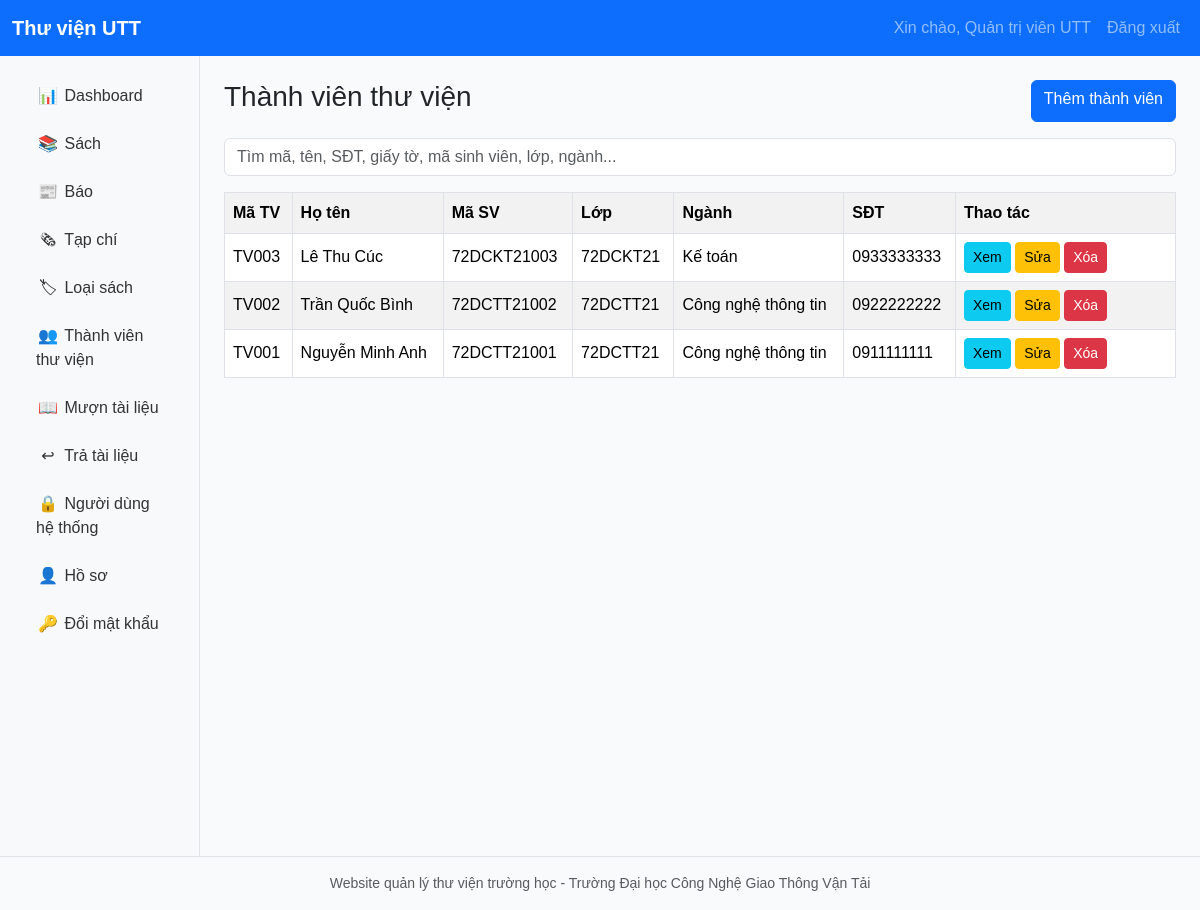
Screenshot of /members/index.php (signed in) with the database file from the repository.
### tables this page shows
CREATE TABLE members(id INT AUTO_INCREMENT PRIMARY KEY,member_code VARCHAR(50) NOT NULL UNIQUE,full_name VARCHAR(150) NOT NULL,student_code VARCHAR(50) NULL,class_name VARCHAR(100) NULL,major VARCHAR(150) NULL,phone VARCHAR(30) NULL,email VARCHAR(150) NULL,identity_number VARCHAR(50) NULL,address TEXT NULL,status ENUM('active','inactive') NOT NULL DEFAULT 'active',created_at TIMESTAMP DEFAULT CURRENT_TIMESTAMP,updated_at TIMESTAMP DEFAULT CURRENT_TIMESTAMP ON UPDATE CURRENT_TIMESTAMP);

### includes/functions.php (called while the page is built, shortened)
<?php
function e($v){ return htmlspecialchars((string)$v, ENT_QUOTES, 'UTF-8'); }

### includes/bootstrap.php (called while the page is built, shortened)
<?php
spl_autoload_register(function($class){
    $file = ROOT_PATH . '/' . str_replace('\\','/',$class) . '.php';
});
require_once __DIR__ . '/functions.php';

### config/database.php (called while the page is built)
<?php
return [
    'host' => 'localhost',
    'database' => 'library_management',
    'username' => 'root',
    'password' => '',
    'charset' => 'utf8mb4',
];

### app/Repositories/Database.php (called while the page is built, shortened)
<?php
class Database{ private static ?PDO $pdo=null; public static function connection():PDO{ if(self::$pdo===null){ $c=require ROOT_PATH.'/config/database.php'; $dsn="mysql:host={$c['host']};dbname={$c['database']};charset={$c['charset']}"; try{ self::$pdo=new PDO($dsn,$c['username'],$c['password'],[PDO::ATTR_ERRMODE=>PDO::ERRMODE_EXCEPTION,PDO::ATTR_DEFAULT_FETCH_MODE=>PDO::FETCH_ASSOC,PDO::ATTR_EMULATE_PREPARES=>false]); self::$pdo->exec('SET NAMES utf8mb4'); }catch(PDOException $e){ die('Không kết nối được database: '.$e->getMessage()); }} return self::$pdo; }}

### app/Services/MemberService.php (called while the page is built, shortened)
<?php
class MemberService{ private MemberRepository $repo; public function __construct(){ $this->repo=new MemberRepository(); } public function all($q=''){return $this->repo->all($q);} public function find($id){return $this->repo->find((int)$id);} public function save(array $d,?int $id=null):array{ $e=Validator::required($d,['member_code'=>'Mã thành viên','full_name'=>'Họ tên']); $e+=Validator::email($d,'email','Email'); if($e)return ['ok'=>false,'errors'=>$e]; $id?$this->repo->update($id,$d):$id=$this->repo->create($d); return ['ok'=>true,'data'=>$this->repo->find($id)]; } public function delete(int $id):array{ if($this->repo->unreturnedCount($id)>0)return ['ok'=>false,'message'=>'Không thể xóa vì thành viên đang có tài liệu chưa trả']; $this->repo->delete($id); return ['ok'=>true]; }}

### app/Repositories/BaseRepository.php (called while the page is built, shortened)
<?php
class BaseRepository{ protected PDO $db; public function __construct(){ $this->db=Database::connection(); } protected function fetchAll(string $sql,array $params=[]):array{ $s=$this->db->prepare($sql); $s->execute($params); return $s->fetchAll(); } protected function fetch(string $sql,array $params=[]):?array{ $s=$this->db->prepare($sql); $s->execute($params); $r=$s->fetch(); return $r?:null; } protected function execute(string $sql,array $params=[]):bool{ $s=$this->db->prepare($sql); return $s->execute($params); } protected function lastInsertId():int{ return (int)$this->db->lastInsertId(); }}

### app/Repositories/MemberRepository.php (called while the page is built)
<?php
namespace app\Repositories; class MemberRepository extends BaseRepository{ public function all(string $q=''):array{return $q?$this->fetchAll("SELECT * FROM members WHERE member_code LIKE ? OR full_name LIKE ? OR phone LIKE ? OR identity_number LIKE ? OR student_code LIKE ? OR class_name LIKE ? OR major LIKE ? ORDER BY id DESC",["%$q%","%$q%","%$q%","%$q%","%$q%","%$q%","%$q%"]):$this->fetchAll("SELECT * FROM members ORDER BY id DESC");} public function find(int $id):?array{return $this->fetch("SELECT * FROM members WHERE id=?",[$id]);} public function create(array $d):int{$this->execute("INSERT INTO members(member_code,full_name,student_code,class_name,major,phone,email,identity_number,address,status) VALUES(?,?,?,?,?,?,?,?,?,?)",[$d['member_code'],$d['full_name'],$d['student_code']??null,$d['class_name']??null,$d['major']??null,$d['phone']??null,$d['email']??null,$d['identity_number']??null,$d['address']??null,$d['status']??'active']);return $this->lastInsertId();} public function update(int $id,array $d):bool{return $this->execute("UPDATE members SET member_code=?,full_name=?,student_code=?,class_name=?,major=?,phone=?,email=?,identity_number=?,address=?,status=? WHERE id=?",[$d['member_code'],$d['full_name'],$d['student_code']??null,$d['class_name']??null,$d['major']??null,$d['phone']??null,$d['email']??null,$d['identity_number']??null,$d['address']??null,$d['status']??'active',$id]);} public function delete(int $id):bool{return $this->execute("DELETE FROM members WHERE id=?",[$id]);} public function unreturnedCount(int $id):int{return (int)$this->fetch("SELECT COUNT(*) c FROM borrows WHERE member_id=? AND status='borrowing'",[$id])['c'];}}

### public/members/index.php (the view)
<?php require_once __DIR__.'/../../includes/bootstrap.php'; require_login(); use app\Services\MemberService; $q=$_GET['q']??''; $rows=(new MemberService())->all($q); $title='Thành viên thư viện'; include ROOT_PATH.'/includes/header.php'; ?><div class="d-flex justify-content-between mb-3"><h1 class="h3">Thành viên thư viện</h1><a class="btn btn-primary" href="create.php">Thêm thành viên</a></div><form class="mb-3"><input name="q" class="form-control" placeholder="Tìm mã, tên, SĐT, giấy tờ, mã sinh viên, lớp, ngành..." value="<?= e($q) ?>"></form><table class="table table-bordered table-striped"><tr><th>Mã TV</th><th>Họ tên</th><th>Mã SV</th><th>Lớp</th><th>Ngành</th><th>SĐT</th><th width="220">Thao tác</th></tr><?php foreach($rows as $r): ?><tr><td><?= e($r['member_code']) ?></td><td><?= e($r['full_name']) ?></td><td><?= e($r['student_code']) ?></td><td><?= e($r['class_name']) ?></td><td><?= e($r['major']) ?></td><td><?= e($r['phone']) ?></td><td><a class="btn btn-sm btn-info" href="detail.php?id=<?= $r['id'] ?>">Xem</a> <a class="btn btn-sm btn-warning" href="edit.php?id=<?= $r['id'] ?>">Sửa</a> <a data-confirm="Xóa thành viên này?" class="btn btn-sm btn-danger" href="delete.php?id=<?= $r['id'] ?>">Xóa</a></td></tr><?php endforeach; ?></table><?php include ROOT_PATH.'/includes/footer.php'; ?>

### public/assets/css/style.css (style rules this page uses)
body { background:#f8fafc;font-family:Arial,"Segoe UI",Tahoma,sans-serif }
.table td,.table th { vertical-align:middle }

### rows the page displays
members: member_code "TV003", full_name "Lê Thu Cúc", student_code "72DCKT21003", class_name "72DCKT21", major "Kế toán", phone "0933333333"
members: member_code "TV002", full_name "Trần Quốc Bình", student_code "72DCTT21002", class_name "72DCTT21", major "Công nghệ thông tin", phone "0922222222"
members: member_code "TV001", full_name "Nguyễn Minh Anh", student_code "72DCTT21001", class_name "72DCTT21", major "Công nghệ thông tin", phone "0911111111"

### other values shown
current_user()['full_name'] "Quản trị viên UTT"
FOOTER_TEXT "Website quản lý thư viện trường học - Trường Đại học Công Nghệ Giao Thông Vận Tải"
